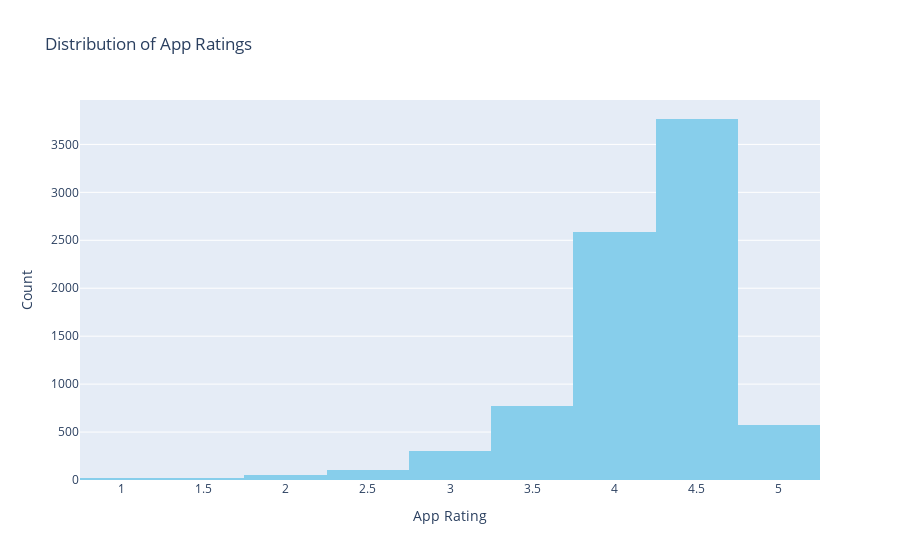

This figure's notebook cell:
### Markdown cell above
## 4. Distribution of app ratings
<p>After having witnessed the market share for each category of apps, let's see how all these apps perform on an average. App ratings (on a scale of 1 to 5) impact the discoverability, conversion of apps as well as the company's overall brand image. Ratings are a key performance indicator of an app.</p>
<p>From our research, we found that the average volume of ratings across all app categories is <code>4.17</code>. The histogram plot is skewed to the left indicating that the majority of the apps are highly rated with only a few exceptions in the low-rated apps.</p>

### Code cell
# Average rating of apps
avg_app_rating = apps['Rating'].mean()
print('Average app rating = ', avg_app_rating)

# Distribution of apps according to their ratings
data = [go.Histogram(x=apps['Rating'], nbinsx=20, marker=dict(color='skyblue'))]

# Create a layout
layout = go.Layout(title='Distribution of App Ratings', xaxis=dict(title='App Rating'), yaxis=dict(title='Count'))

# Combine data and layout into a Figure object
fig = go.Figure(data=data, layout=layout)

# Use iplot to display the figure interactively in the Jupyter notebook
plotly.offline.iplot(fig)

### Figure 1 — Plotly figure (JSON) as saved in the notebook; plotly's stock layout.template omitted (floating-point values rounded to 4 significant figures; data arrays with more than 128 entries replaced by an {"elided": "..."} marker saying what was removed)
{"data": [{"marker": {"color": "skyblue"}, "nbinsx": 20, "type": "histogram", "x": {"elided": "9659 float values"}}], "layout": {"title": {"text": "Distribution of App Ratings"}, "xaxis": {"title": {"text": "App Rating"}}, "yaxis": {"title": {"text": "Count"}}}}
